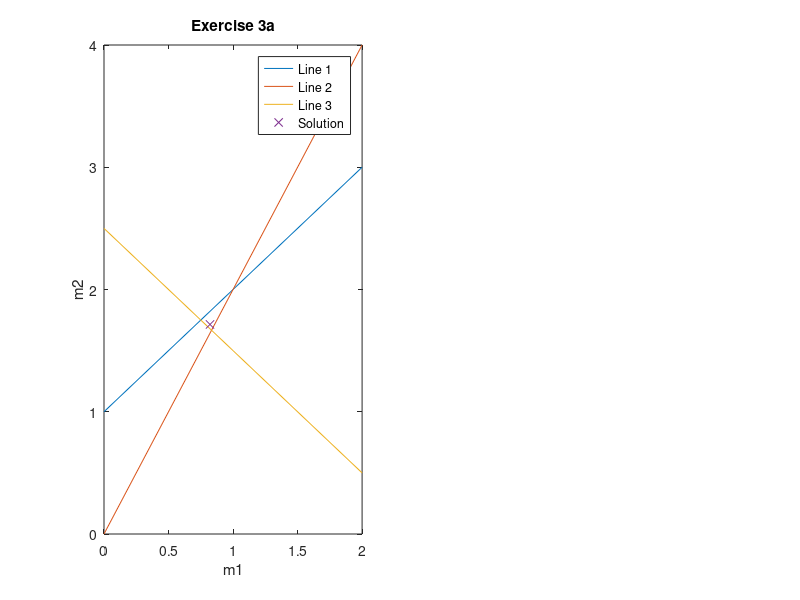

Write MATLAB code to recreate this figure. (Note: this script raises an error after producing the figure.)
%% Exercise 3
clearvars; close all; clc

%% Excercise 3a
G=[1 -1;
   2 -1;
   1  1];
d=[-1; 0; 2.5];

m=inv(G'*G)*G'*d;

%x = A\b is computed differently
% than x = inv(A)*b and is recommended 
% for solving systems of linear equations.

m2=(G'*G)\(G'*d);

m1=0:2;

% %%%%%%%%
figure()
% %%%%%%%%%%%%%%
subplot(1,2,1)
% %%%%%%%%%%%%%%
plot(m1,  1+1*m1)
hold all
plot(m1,  0+2*m1)
plot(m1,2.5-1*m1)
plot(m(1),m(2),'x')
legend('Line 1', 'Line 2', 'Line 3', 'Solution')
title('Exercise 3a')
xlabel('m1')
ylabel('m2')

%% Exercise 3b
x=1:10; x=x';
y=[-0.5 -0.2 -0.1 0.9 0.6 1.2 2.3 2.1 2.8 3.2]-0.5; y=y';

[a,b,Gb]=linreg(x,y);

%%%%%%%%%%%%%%
subplot(1,2,2)
%%%%%%%%%%%%%%
plot(x,y,'*')
hold on;
plot(x,a+b*x)
title('Exercise 3b')
xlabel('x')
ylabel('y')

% calculate squared sum
sum_sq=sum(((a+b*x)-y).^2);

% calculate variance
epsilon=y-Gb*[a;b];
Qinv=inv(Gb'*Gb);
% collums of (Gb)
delta_m=zeros(size(Gb,2),1);

for i=1:size(Gb,2)
    delta_m(i)=1/(length(x)-size(Gb,2))*(epsilon'*epsilon)*Qinv(i,i);
end

%% Excercise 3c
%%%%%%%%%%%%%%%%%%%
% Solution Alicia %
%%%%%%%%%%%%%%%%%%%

% time series
% w=[1,-0.5,0,0,0,0,0,0,0,0];%,0,0,0,0,0,0,0,0,0];
% d=[1,0,0,0,0,0,0,0,0,0];%,0,0,0,0,0,0,0,0,0];
% 
% N=length(w);
% %%%%autocorrelation from matlab
% ww=xcorr(w);
% select the right branch
% psiw=ww(N:2*N-1);
% 
% wd=xcorr(w,d);
% psid=fliplr(wd(1:N));

% alternative
% wd=xcorr(d,w);
% psid=wd(N:2*N-1));


% Toep=toeplitz(psiw);
% f=inv(Toep)*psid';
% 
% d2=conv(w,f);
% d3=d2(1:N);
% 
% er=sum((d'-d3).^2);

%%%%%%%%%%%%%%%%%
% Solution Niko %

%%%%%%%%%%%%%%%%%

% w=[1,-0.5,0,0,0,0,0,0,0,0,0,0,0,0,0,0,0,0,0,0]';
% d=[1,0,0,0,0,0,0,0,0,0,0,0,0,0,0,0,0,0,0,0];
% 
% % operator length
% m=10;
% 
% % use built-in functions (not correct!)
% X=sqrt(20)*corrmtx(w,m-1);
% 
% y=xcorr(d,w);
% y=y(20:length(w)+m-1);
% 
% % filter coefficients
% f=X(1:m,:)\y';
% 
% % convolution
% d_f=conv(w,f);
% d_f=d_f(1:length(d));
% 
% d_fh=conv(w,[21/16,-21/128]);
% d_fh=d_fh(1:length(d));
% 
% % calculate error
% err_sq=sum((d_f-d').^2);
% err_sqh=sum((d_fh-d').^2);

%%%%%%%%%%%%%%%%%%
% Solution Laura %
%%%%%%%%%%%%%%%%%%
%seismic signal
w=zeros(100,1);
w(1)=1;
w(2)=-0.5;
%time shifted signal
d=zeros(100,1);
d(1)=1;

%%%auto correlation
for k=1:10
    for i=1:10
        phi(i)=w(i+(k-1))*w(i);
    end
    phik(k)=sum(phi);
end


% cross-correlation
for k=1:10
    for i=1:10
        phixd(i)=d(i+(k-1))*w(i);
    end
    phikxd(k)=sum(phixd);
end

AK=zeros(10,10);

for j=1:9
    AK(j,j)=phik(1);
    AK(j+1,j+1)=phik(1);
    AK(j+1,j)=phik(2);
    AK(j,j+1)=phik(2);
end



KK=phikxd;


%filter
f=inv(AK)*KK';

% plot(f)

ds=conv(w,f);
ds=ds(1:100);

% plot(x,d(1:10),x,ds(1:10))

% for i=1:10
%     LE(i)=(ds(i)-d(i))^2;
%     LEs=sum(LE);
% end

LE=sum((ds-d).^2);

%% %%%%%%%%%%%%%%%%%%%%%%%%%
function [a,b,G]=linreg(x,y)

% calculate G
G=[ones(length(x),1) x];

% set d
d=y;

% solve
m=inv(G'*G)*(G'*d);

% prepare output
a=m(1);
b=m(2);

end
